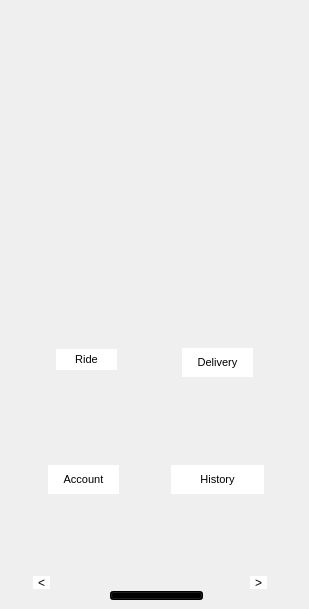
    <widget class="QWidget" name="page_4">
     <widget class="QLabel" name="label_4">
      <property name="geometry">
       <rect>
        <x>0</x>
        <y>0</y>
        <width>300</width>
        <height>600</height>
       </rect>
      </property>
      <property name="text">
       <string/>
      </property>
      <property name="pixmap">
       <pixmap resource="resource.qrc">:/image4/4.png</pixmap>
      </property>
      <property name="scaledContents">
       <bool>true</bool>
      </property>
     </widget>
     <widget class="QPushButton" name="Home_btn">
      <property name="geometry">
       <rect>
        <x>110</x>
        <y>591</y>
        <width>93</width>
        <height>9</height>
       </rect>
      </property>
      <property name="styleSheet">
       <string notr="true">background-color: rgb(0, 0, 0);</string>
      </property>
      <property name="text">
       <string/>
      </property>
     </widget>
     <widget class="QPushButton" name="pushButton_4">
      <property name="geometry">
       <rect>
        <x>33</x>
        <y>576</y>
        <width>17</width>
        <height>13</height>
       </rect>
      </property>
      <property name="styleSheet">
       <string notr="true">
border:none;
background-color: rgb(255, 255, 255);</string>
      </property>
      <property name="text">
       <string>&lt;</string>
      </property>
     </widget>
     <widget class="QPushButton" name="ride_btn">
      <property name="geometry">
       <rect>
        <x>56</x>
        <y>349</y>
        <width>61</width>
        <height>21</height>
       </rect>
      </property>
      <property name="styleSheet">
       <string notr="true">font-family: 'Poppins';
font-size: 11px;
border:none;
background-color: rgb(255, 255, 255);</string>
      </property>
      <property name="text">
       <string>Ride</string>
      </property>
     </widget>
     <widget class="QPushButton" name="account_btn">
      <property name="geometry">
       <rect>
        <x>48</x>
        <y>465</y>
        <width>71</width>
        <height>29</height>
       </rect>
      </property>
      <property name="styleSheet">
       <string notr="true">font-family: 'Poppins';
font-size: 11px;
border:none;
background-color: rgb(255, 255, 255);</string>
      </property>
      <property name="text">
       <string>Account</string>
      </property>
     </widget>
     <widget class="QPushButton" name="delivery_btn">
      <property name="geometry">
       <rect>
        <x>182</x>
        <y>348</y>
        <width>71</width>
        <height>29</height>
       </rect>
      </property>
      <property name="styleSheet">
       <string notr="true">font-family: 'Poppins';
font-size: 11px;
border:none;
background-color: rgb(255, 255, 255);</string>
      </property>
      <property name="text">
       <string>Delivery</string>
      </property>
     </widget>
     <widget class="QPushButton" name="history_btn">
      <property name="geometry">
       <rect>
        <x>171</x>
        <y>465</y>
        <width>93</width>
        <height>29</height>
       </rect>
      </property>
      <property name="styleSheet">
       <string notr="true">font-family: 'Poppins';
font-size: 11px;
border:none;
background-color: rgb(255, 255, 255);</string>
      </property>
      <property name="text">
       <string>History</string>
      </property>
     </widget>
     <widget class="QPushButton" name="pushButton_7">
      <property name="geometry">
       <rect>
        <x>250</x>
        <y>576</y>
        <width>17</width>
        <height>13</height>
       </rect>
      </property>
      <property name="styleSheet">
       <string notr="true">background-color: rgb(255, 255, 255);
font: 10pt &quot;Segoe UI&quot;;
border:none;</string>
      </property>
      <property name="text">
       <string>&gt;</string>
      </property>
     </widget>
    </widget>
